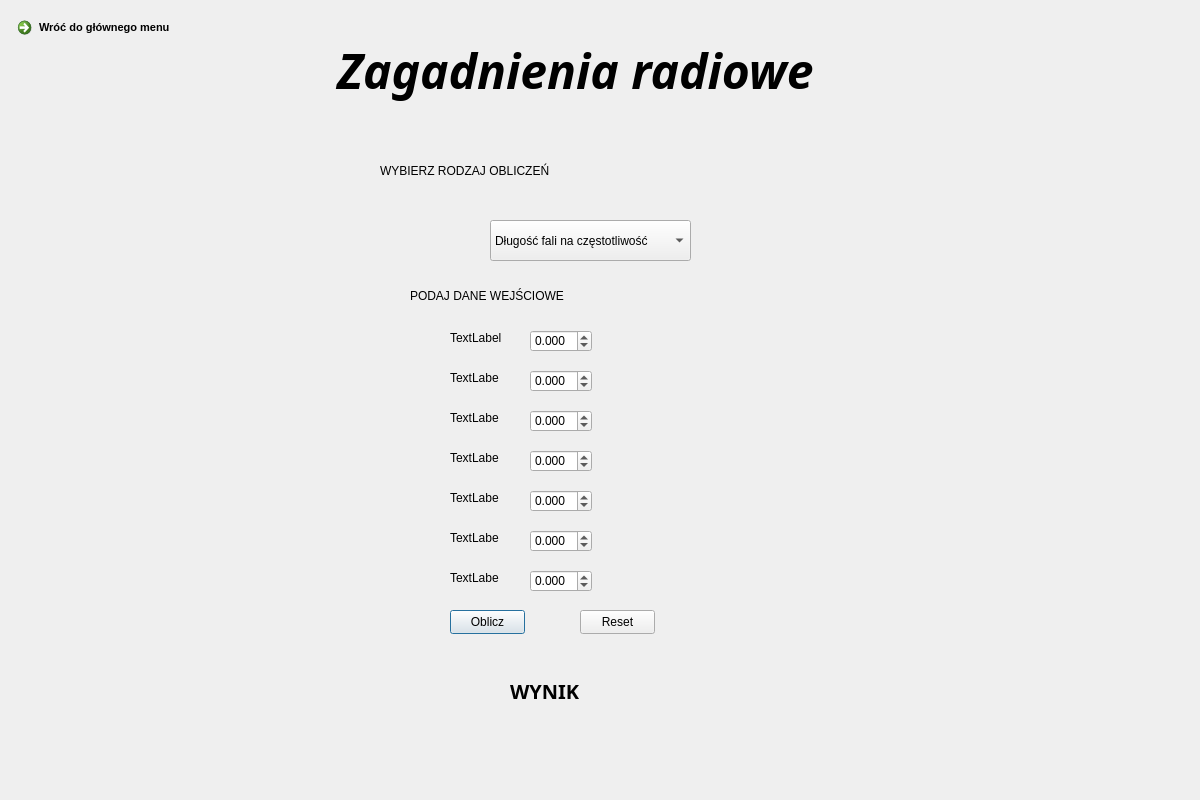
<?xml version="1.0" encoding="UTF-8"?>
<ui version="4.0">
 <class>Dialog</class>
 <widget class="QDialog" name="Dialog">
  <property name="geometry">
   <rect>
    <x>0</x>
    <y>0</y>
    <width>1200</width>
    <height>800</height>
   </rect>
  </property>
  <property name="windowTitle">
   <string>Dialog</string>
  </property>
  <widget class="QWidget" name="Radio" native="true">
   <property name="geometry">
    <rect>
     <x>0</x>
     <y>0</y>
     <width>1200</width>
     <height>800</height>
    </rect>
   </property>
   <property name="styleSheet">
    <string notr="true">QWidget#Radio{
background-color:qlineargradient(spread:pad, x1:0, y1:0, x2:1, y2:1, stop:0 rgba(179, 204, 117, 255), stop:1 rgba(255, 255, 255, 255))};</string>
   </property>
   <widget class="QPushButton" name="oblicz_button">
    <property name="geometry">
     <rect>
      <x>450</x>
      <y>610</y>
      <width>75</width>
      <height>24</height>
     </rect>
    </property>
    <property name="text">
     <string>Oblicz</string>
    </property>
   </widget>
   <widget class="QLabel" name="tekst_wyniki">
    <property name="geometry">
     <rect>
      <x>510</x>
      <y>670</y>
      <width>121</width>
      <height>41</height>
     </rect>
    </property>
    <property name="font">
     <font>
      <family>Segoe Script</family>
      <pointsize>15</pointsize>
      <italic>false</italic>
      <bold>true</bold>
     </font>
    </property>
    <property name="styleSheet">
     <string notr="true">font: 700 15pt &quot;Segoe Script&quot;;</string>
    </property>
    <property name="text">
     <string>WYNIK</string>
    </property>
   </widget>
   <widget class="QCommandLinkButton" name="commandLinkButton">
    <property name="geometry">
     <rect>
      <x>10</x>
      <y>10</y>
      <width>201</width>
      <height>41</height>
     </rect>
    </property>
    <property name="font">
     <font>
      <family>Segoe UI</family>
      <pointsize>8</pointsize>
     </font>
    </property>
    <property name="cursor">
     <cursorShape>ArrowCursor</cursorShape>
    </property>
    <property name="text">
     <string>Wróć do głównego menu</string>
    </property>
   </widget>
   <widget class="QPushButton" name="reset_button">
    <property name="geometry">
     <rect>
      <x>580</x>
      <y>610</y>
      <width>75</width>
      <height>24</height>
     </rect>
    </property>
    <property name="text">
     <string>Reset</string>
    </property>
   </widget>
   <widget class="QLabel" name="tekst_podaj_dane">
    <property name="geometry">
     <rect>
      <x>410</x>
      <y>270</y>
      <width>361</width>
      <height>51</height>
     </rect>
    </property>
    <property name="styleSheet">
     <string notr="true">font: 700 15pt &quot;Segoe Script&quot;;</string>
    </property>
    <property name="text">
     <string>PODAJ DANE WEJŚCIOWE</string>
    </property>
   </widget>
   <widget class="QLabel" name="tekst_wybierz_rodzaj">
    <property name="geometry">
     <rect>
      <x>380</x>
      <y>150</y>
      <width>471</width>
      <height>41</height>
     </rect>
    </property>
    <property name="styleSheet">
     <string notr="true">font: 700 15pt &quot;Segoe Script&quot;;</string>
    </property>
    <property name="text">
     <string>WYBIERZ RODZAJ OBLICZEŃ</string>
    </property>
   </widget>
   <widget class="QComboBox" name="wybor_konwersji">
    <property name="geometry">
     <rect>
      <x>490</x>
      <y>220</y>
      <width>201</width>
      <height>41</height>
     </rect>
    </property>
    <item>
     <property name="text">
      <string>Długość fali na częstotliwość</string>
     </property>
    </item>
    <item>
     <property name="text">
      <string>Częstotliwość na długość fali</string>
     </property>
    </item>
    <item>
     <property name="text">
      <string>EIRP</string>
     </property>
    </item>
    <item>
     <property name="text">
      <string>Równanie Fresnela</string>
     </property>
    </item>
    <item>
     <property name="text">
      <string>Długość dipola</string>
     </property>
    </item>
    <item>
     <property name="text">
      <string>Efektywna apertura</string>
     </property>
    </item>
    <item>
     <property name="text">
      <string>Prędkość fali prostej</string>
     </property>
    </item>
    <item>
     <property name="text">
      <string>Impedancja fali prostej</string>
     </property>
    </item>
    <item>
     <property name="text">
      <string>Budżet mocy</string>
     </property>
    </item>
    <item>
     <property name="text">
      <string>SAR</string>
     </property>
    </item>
    <item>
     <property name="text">
      <string>Modulacja QAM</string>
     </property>
    </item>
    <item>
     <property name="text">
      <string>Szybkość transmisji bitów</string>
     </property>
    </item>
   </widget>
   <widget class="QDoubleSpinBox" name="pierwsza_dana">
    <property name="geometry">
     <rect>
      <x>530</x>
      <y>330</y>
      <width>62</width>
      <height>22</height>
     </rect>
    </property>
    <property name="decimals">
     <number>3</number>
    </property>
    <property name="minimum">
     <double>-999999.998999999952503</double>
    </property>
    <property name="maximum">
     <double>999999.998999999952503</double>
    </property>
   </widget>
   <widget class="QDoubleSpinBox" name="druga_dana">
    <property name="geometry">
     <rect>
      <x>530</x>
      <y>370</y>
      <width>62</width>
      <height>22</height>
     </rect>
    </property>
    <property name="readOnly">
     <bool>false</bool>
    </property>
    <property name="decimals">
     <number>3</number>
    </property>
    <property name="minimum">
     <double>-999999.998999999952503</double>
    </property>
    <property name="maximum">
     <double>999999.998999999952503</double>
    </property>
    <property name="stepType">
     <enum>QAbstractSpinBox::DefaultStepType</enum>
    </property>
   </widget>
   <widget class="QLabel" name="jednostka_danych1">
    <property name="geometry">
     <rect>
      <x>630</x>
      <y>330</y>
      <width>49</width>
      <height>16</height>
     </rect>
    </property>
    <property name="text">
     <string/>
    </property>
   </widget>
   <widget class="QLabel" name="jednostka_danych2">
    <property name="geometry">
     <rect>
      <x>630</x>
      <y>370</y>
      <width>49</width>
      <height>16</height>
     </rect>
    </property>
    <property name="text">
     <string/>
    </property>
   </widget>
   <widget class="QLabel" name="jednostka_wyniku">
    <property name="geometry">
     <rect>
      <x>610</x>
      <y>720</y>
      <width>49</width>
      <height>16</height>
     </rect>
    </property>
    <property name="text">
     <string/>
    </property>
   </widget>
   <widget class="QLabel" name="wynik">
    <property name="geometry">
     <rect>
      <x>450</x>
      <y>720</y>
      <width>121</width>
      <height>20</height>
     </rect>
    </property>
    <property name="text">
     <string/>
    </property>
   </widget>
   <widget class="QLabel" name="tekstGlowny">
    <property name="geometry">
     <rect>
      <x>310</x>
      <y>30</y>
      <width>531</width>
      <height>81</height>
     </rect>
    </property>
    <property name="font">
     <font>
      <family>Candara</family>
      <pointsize>14</pointsize>
      <italic>true</italic>
     </font>
    </property>
    <property name="text">
     <string>&lt;html&gt;&lt;head/&gt;&lt;body&gt;&lt;p align=&quot;center&quot;&gt;&lt;span style=&quot; font-size:36pt; font-weight:700;&quot;&gt;Zagadnienia radiowe&lt;/span&gt;&lt;/p&gt;&lt;/body&gt;&lt;/html&gt;</string>
    </property>
   </widget>
   <widget class="QLabel" name="jednostka_danych3">
    <property name="geometry">
     <rect>
      <x>630</x>
      <y>410</y>
      <width>49</width>
      <height>16</height>
     </rect>
    </property>
    <property name="text">
     <string/>
    </property>
   </widget>
   <widget class="QDoubleSpinBox" name="trzecia_dana">
    <property name="geometry">
     <rect>
      <x>530</x>
      <y>410</y>
      <width>62</width>
      <height>22</height>
     </rect>
    </property>
    <property name="decimals">
     <number>3</number>
    </property>
    <property name="minimum">
     <double>-999999.998999999952503</double>
    </property>
    <property name="maximum">
     <double>999999.998999999952503</double>
    </property>
   </widget>
   <widget class="QLabel" name="jednostka_danych4">
    <property name="geometry">
     <rect>
      <x>630</x>
      <y>450</y>
      <width>49</width>
      <height>16</height>
     </rect>
    </property>
    <property name="text">
     <string/>
    </property>
   </widget>
   <widget class="QDoubleSpinBox" name="czwarta_dana">
    <property name="geometry">
     <rect>
      <x>530</x>
      <y>450</y>
      <width>62</width>
      <height>22</height>
     </rect>
    </property>
    <property name="decimals">
     <number>3</number>
    </property>
    <property name="minimum">
     <double>-999999.998999999952503</double>
    </property>
    <property name="maximum">
     <double>999999.998999999952503</double>
    </property>
   </widget>
   <widget class="QLabel" name="jednostka_danych5">
    <property name="geometry">
     <rect>
      <x>630</x>
      <y>490</y>
      <width>49</width>
      <height>16</height>
     </rect>
    </property>
    <property name="text">
     <string/>
    </property>
   </widget>
   <widget class="QDoubleSpinBox" name="piata_dana">
    <property name="geometry">
     <rect>
      <x>530</x>
      <y>490</y>
      <width>62</width>
      <height>22</height>
     </rect>
    </property>
    <property name="decimals">
     <number>3</number>
    </property>
    <property name="minimum">
     <double>-999999.998999999952503</double>
    </property>
    <property name="maximum">
     <double>999999.998999999952503</double>
    </property>
   </widget>
   <widget class="QLabel" name="jednostka_danych6">
    <property name="geometry">
     <rect>
      <x>630</x>
      <y>530</y>
      <width>49</width>
      <height>16</height>
     </rect>
    </property>
    <property name="text">
     <string/>
    </property>
   </widget>
   <widget class="QDoubleSpinBox" name="szosta_dana">
    <property name="geometry">
     <rect>
      <x>530</x>
      <y>530</y>
      <width>62</width>
      <height>22</height>
     </rect>
    </property>
    <property name="decimals">
     <number>3</number>
    </property>
    <property name="minimum">
     <double>-999999.998999999952503</double>
    </property>
    <property name="maximum">
     <double>999999.998999999952503</double>
    </property>
   </widget>
   <widget class="QLabel" name="jednostka_danych7">
    <property name="geometry">
     <rect>
      <x>630</x>
      <y>570</y>
      <width>49</width>
      <height>16</height>
     </rect>
    </property>
    <property name="text">
     <string/>
    </property>
   </widget>
   <widget class="QDoubleSpinBox" name="siodma_dana">
    <property name="geometry">
     <rect>
      <x>530</x>
      <y>570</y>
      <width>62</width>
      <height>22</height>
     </rect>
    </property>
    <property name="decimals">
     <number>3</number>
    </property>
    <property name="minimum">
     <double>-999999.998999999952503</double>
    </property>
    <property name="maximum">
     <double>999999.998999999952503</double>
    </property>
   </widget>
   <widget class="QLabel" name="dana1">
    <property name="geometry">
     <rect>
      <x>450</x>
      <y>330</y>
      <width>71</width>
      <height>16</height>
     </rect>
    </property>
    <property name="text">
     <string>TextLabel</string>
    </property>
   </widget>
   <widget class="QLabel" name="dana2">
    <property name="geometry">
     <rect>
      <x>450</x>
      <y>370</y>
      <width>49</width>
      <height>16</height>
     </rect>
    </property>
    <property name="text">
     <string>TextLabel</string>
    </property>
   </widget>
   <widget class="QLabel" name="dana3">
    <property name="geometry">
     <rect>
      <x>450</x>
      <y>410</y>
      <width>49</width>
      <height>16</height>
     </rect>
    </property>
    <property name="text">
     <string>TextLabel</string>
    </property>
   </widget>
   <widget class="QLabel" name="dana4">
    <property name="geometry">
     <rect>
      <x>450</x>
      <y>450</y>
      <width>49</width>
      <height>16</height>
     </rect>
    </property>
    <property name="text">
     <string>TextLabel</string>
    </property>
   </widget>
   <widget class="QLabel" name="dana5">
    <property name="geometry">
     <rect>
      <x>450</x>
      <y>490</y>
      <width>49</width>
      <height>16</height>
     </rect>
    </property>
    <property name="text">
     <string>TextLabel</string>
    </property>
   </widget>
   <widget class="QLabel" name="dana6">
    <property name="geometry">
     <rect>
      <x>450</x>
      <y>530</y>
      <width>49</width>
      <height>16</height>
     </rect>
    </property>
    <property name="text">
     <string>TextLabel</string>
    </property>
   </widget>
   <widget class="QLabel" name="dana7">
    <property name="geometry">
     <rect>
      <x>450</x>
      <y>570</y>
      <width>49</width>
      <height>16</height>
     </rect>
    </property>
    <property name="text">
     <string>TextLabel</string>
    </property>
   </widget>
  </widget>
 </widget>
 <resources/>
 <connections/>
</ui>
